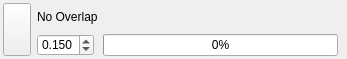
<?xml version="1.0" encoding="UTF-8"?>
<ui version="4.0">
 <class>Form</class>
 <widget class="QWidget" name="Form">
  <property name="geometry">
   <rect>
    <x>0</x>
    <y>0</y>
    <width>347</width>
    <height>56</height>
   </rect>
  </property>
  <property name="windowTitle">
   <string>Form</string>
  </property>
  <property name="styleSheet">
   <string notr="true">QPushButton#button_apply_overlap { text-align: center; }</string>
  </property>
  <layout class="QVBoxLayout" name="verticalLayout">
   <property name="spacing">
    <number>0</number>
   </property>
   <property name="leftMargin">
    <number>0</number>
   </property>
   <property name="topMargin">
    <number>0</number>
   </property>
   <property name="rightMargin">
    <number>0</number>
   </property>
   <property name="bottomMargin">
    <number>3</number>
   </property>
   <item>
    <widget class="QFrame" name="group_container_2">
     <property name="sizePolicy">
      <sizepolicy hsizetype="Expanding" vsizetype="Fixed">
       <horstretch>0</horstretch>
       <verstretch>0</verstretch>
      </sizepolicy>
     </property>
     <property name="frameShape">
      <enum>QFrame::Shape::NoFrame</enum>
     </property>
     <property name="frameShadow">
      <enum>QFrame::Shadow::Plain</enum>
     </property>
     <layout class="QGridLayout" name="gridLayout_2">
      <property name="leftMargin">
       <number>3</number>
      </property>
      <property name="topMargin">
       <number>3</number>
      </property>
      <property name="rightMargin">
       <number>3</number>
      </property>
      <property name="bottomMargin">
       <number>0</number>
      </property>
      <property name="horizontalSpacing">
       <number>6</number>
      </property>
      <property name="verticalSpacing">
       <number>3</number>
      </property>
      <item row="0" column="1" colspan="3">
       <widget class="QLabel" name="label_2">
        <property name="sizePolicy">
         <sizepolicy hsizetype="Fixed" vsizetype="Preferred">
          <horstretch>0</horstretch>
          <verstretch>0</verstretch>
         </sizepolicy>
        </property>
        <property name="text">
         <string>No Overlap</string>
        </property>
       </widget>
      </item>
      <item row="1" column="1">
       <widget class="QDoubleSpinBox" name="spin_minimum_spacing">
        <property name="enabled">
         <bool>true</bool>
        </property>
        <property name="sizePolicy">
         <sizepolicy hsizetype="Fixed" vsizetype="Fixed">
          <horstretch>0</horstretch>
          <verstretch>0</verstretch>
         </sizepolicy>
        </property>
        <property name="toolTip">
         <string>Minimum center-to-center spacing</string>
        </property>
        <property name="decimals">
         <number>3</number>
        </property>
        <property name="maximum">
         <double>1.000000000000000</double>
        </property>
        <property name="singleStep">
         <double>0.050000000000000</double>
        </property>
        <property name="value">
         <double>0.150000000000000</double>
        </property>
       </widget>
      </item>
      <item row="0" column="0" rowspan="2" alignment="Qt::AlignmentFlag::AlignTop">
       <widget class="QPushButton" name="button_apply_overlap">
        <property name="toolTip">
         <string>Enable or disable overlap removal</string>
        </property>
        <property name="sizePolicy">
         <sizepolicy hsizetype="Fixed" vsizetype="Fixed">
          <horstretch>0</horstretch>
          <verstretch>0</verstretch>
         </sizepolicy>
        </property>
        <property name="minimumSize">
         <size>
          <width>28</width>
          <height>53</height>
         </size>
        </property>
        <property name="maximumSize">
         <size>
          <width>28</width>
          <height>53</height>
         </size>
        </property>
        <property name="baseSize">
         <size>
          <width>0</width>
          <height>0</height>
         </size>
        </property>
        <property name="autoFillBackground">
         <bool>false</bool>
        </property>
        <property name="text">
         <string/>
        </property>
        <property name="icon">
         <iconset>
          <normaloff>../../shared/icons/material/animation_play.svg</normaloff>
          <normalon>../../shared/icons/material/animation_pause.svg</normalon>../../shared/icons/material/animation_play.svg</iconset>
        </property>
        <property name="iconSize">
         <size>
          <width>22</width>
          <height>22</height>
         </size>
        </property>
        <property name="checkable">
         <bool>true</bool>
        </property>
        <property name="checked">
         <bool>false</bool>
        </property>
        <property name="flat">
         <bool>false</bool>
        </property>
        <property name="iconName" stdset="0">
         <string>animation_play</string>
        </property>
       </widget>
      </item>
      <item row="1" column="2">
       <widget class="QWidget" name="widget" native="true">
        <layout class="QVBoxLayout" name="verticalLayout_2">
         <property name="spacing">
          <number>0</number>
         </property>
         <property name="leftMargin">
          <number>3</number>
         </property>
         <property name="topMargin">
          <number>0</number>
         </property>
         <property name="rightMargin">
          <number>0</number>
         </property>
         <property name="bottomMargin">
          <number>0</number>
         </property>
         <item>
          <widget class="QProgressBar" name="progress_no_overlap_calculation">
           <property name="value">
            <number>0</number>
           </property>
          </widget>
         </item>
        </layout>
       </widget>
      </item>
     </layout>
    </widget>
   </item>
  </layout>
 </widget>
 <resources/>
 <connections/>
</ui>
